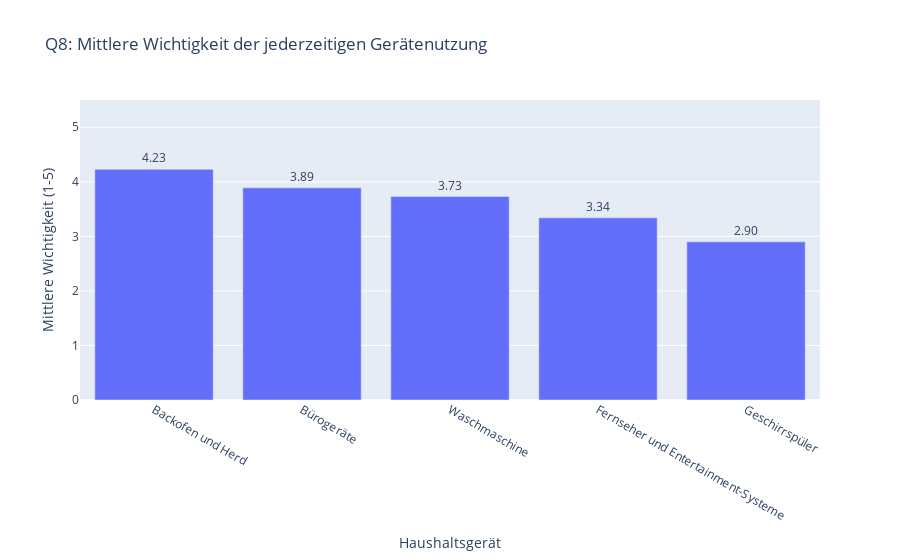

Notebook cell for this chart:
### Code cell
# Abschnitt 3: Flexibilitätsbereitschaft der Haushalte (Akzeptanz von Lastverschiebung)
## 3.1 Wichtigkeit der Geräte-Verfügbarkeit (Q8)
# Stelle sicher, dass master_df_f1 aus Abschnitt 0 existiert und nicht leer ist.
# Für diese Analyse verwenden wir master_df_f1, da 'importance_rating' gerätespezifisch ist.
if 'master_df_f1' in locals() and not master_df_f1.empty:
    print(f"Beginne Analyse der Gerätewichtigkeit (Q8) basierend auf master_df_f1 (Shape: {master_df_f1.shape})")

    if 'device' in master_df_f1.columns and 'importance_rating' in master_df_f1.columns:
        print("\n--- Q8: Wichtigkeit der jederzeitigen Gerätenutzung ---")
        
        # Berechne deskriptive Statistiken (Mittelwert, Median, Std) pro Gerät
        # 'importance_rating' sollte bereits numerisch sein aus Abschnitt 0
        q8_stats_per_device = master_df_f1.groupby('device')['importance_rating'].agg(['mean', 'median', 'std', 'count']).round(2)
        q8_stats_per_device = q8_stats_per_device.sort_values(by='mean', ascending=False) # Sortieren nach mittlerer Wichtigkeit
        
        print("Mittlere und mediane Wichtigkeit pro Gerät (1=sehr unwichtig, 5=sehr wichtig):")
        # display(q8_stats_per_device)
        print(q8_stats_per_device)
        
        # Visualisierung der mittleren Wichtigkeit
        # Wir nehmen den Index (Gerätenamen) für die x-Achse und 'mean' für die y-Achse
        fig_q8_importance = px.bar(q8_stats_per_device.reset_index(), 
                                   x='device', y='mean',
                                   title='Q8: Mittlere Wichtigkeit der jederzeitigen Gerätenutzung',
                                   labels={'device': 'Haushaltsgerät', 'mean': 'Mittlere Wichtigkeit (1-5)'},
                                   text='mean') # Zeigt den Wert auf den Balken an
        fig_q8_importance.update_traces(texttemplate='%{text:.2f}', textposition='outside')
        fig_q8_importance.update_yaxes(range=[0, 5.5]) # Y-Achse von 0 bis 5.5 für Kontext
        fig_q8_importance.show()

        # Optional: Verteilung der Wichtigkeitsratings pro Gerät (Boxplots)
        # fig_q8_box = px.box(master_df_f1.dropna(subset=['importance_rating']), 
        #                     x='device', y='importance_rating',
        #                     title='Q8: Verteilung der Wichtigkeitsratings pro Gerät',
        #                     labels={'device': 'Haushaltsgerät', 'importance_rating': 'Wichtigkeit (1-5)'})
        # fig_q8_box.update_yaxes(categoryorder='array', categoryarray=sorted(master_df_f1['device'].dropna().unique()))
        # fig_q8_box.show()
        
    else:
        print("WARNUNG: Spalten 'device' oder 'importance_rating' (für Q8) nicht in master_df_f1 gefunden.")

else:
    print("FEHLER: master_df_f1 ist nicht verfügbar oder leer. Analyse der Gerätewichtigkeit (Q8) kann nicht durchgeführt werden.")

print("\n--- Abschnitt 3.1: Wichtigkeit der Geräte-Verfügbarkeit (Q8) Abgeschlossen ---")

### Figure 1 — Plotly figure (JSON) as saved in the notebook; plotly's stock layout.template omitted (floating-point values rounded to 4 significant figures)
{"data": [{"hovertemplate": "Haushaltsgerät=%{x}<br>Mittlere Wichtigkeit (1-5)=%{text}<extra></extra>", "legendgroup": "", "marker": {"color": "#636efa", "pattern": {"shape": ""}}, "name": "", "orientation": "v", "showlegend": false, "text": [4.23, 3.89, 3.73, 3.34, 2.9], "textposition": "outside", "texttemplate": "%{text:.2f}", "type": "bar", "x": ["Backofen und Herd", "Bürogeräte", "Waschmaschine", "Fernseher und Entertainment-Systeme", "Geschirrspüler"], "xaxis": "x", "y": [4.23, 3.89, 3.73, 3.34, 2.9], "yaxis": "y"}], "layout": {"barmode": "relative", "legend": {"tracegroupgap": 0}, "title": {"text": "Q8: Mittlere Wichtigkeit der jederzeitigen Gerätenutzung"}, "xaxis": {"anchor": "y", "domain": [0, 1], "title": {"text": "Haushaltsgerät"}}, "yaxis": {"anchor": "x", "domain": [0, 1], "range": [0, 5.5], "title": {"text": "Mittlere Wichtigkeit (1-5)"}}}}
